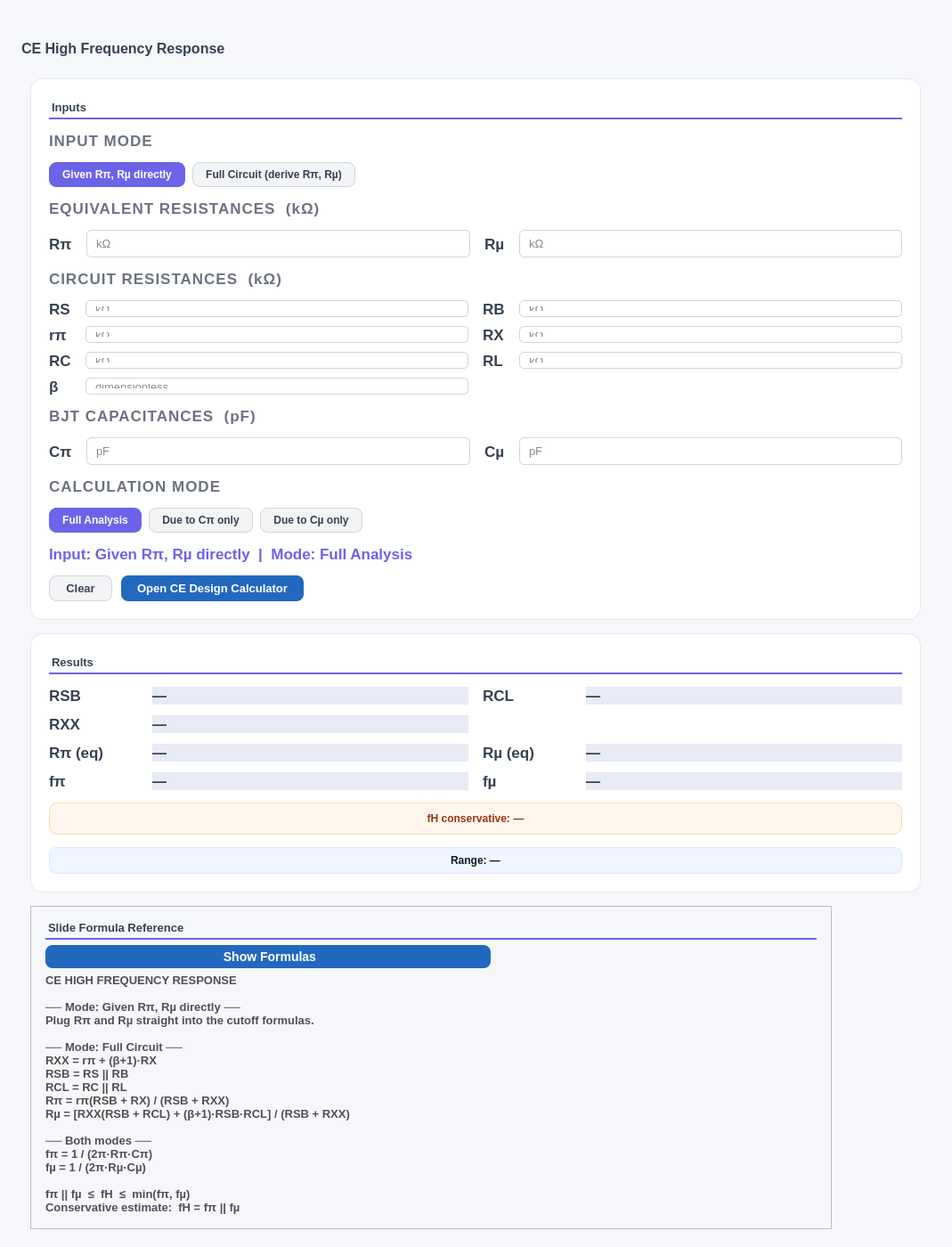
<?xml version="1.0" encoding="UTF-8"?>
<ui version="4.0">
 <class>Form</class>
 <widget class="QWidget" name="Form">
  <property name="geometry">
   <rect><x>0</x><y>0</y><width>1069</width><height>1400</height></rect>
  </property>
  <property name="minimumSize">
   <size><width>1069</width><height>1400</height></size>
  </property>
  <property name="windowTitle"><string>Form</string></property>
  <property name="styleSheet">
   <string notr="true">QWidget {
    background-color: #f5f7fa;
}
QLineEdit {
    background-color: #ffffff;
    border: 1px solid #d1d5db;
    border-radius: 5px;
    padding: 6px 8px;
    color: #111827;
    font-size: 13px;
    font-family: "JetBrains Mono", "Consolas", monospace;
}
QLineEdit:focus {
    border: 1px solid #667EEA;
    background-color: #f9fafb;
}
QLineEdit:disabled {
    background-color: #f3f4f6;
    color: #9ca3af;
    border: 1px solid #e5e7eb;
}
QLabel {
    color: #374151;
    font-family: "Rockwell";
    font-size: 13pt;
    font-weight: bold;
    background: transparent;
    border: none;
}</string>
  </property>

  <layout class="QVBoxLayout" name="verticalLayout_main">
   <property name="spacing"><number>10</number></property>
   <property name="leftMargin"><number>20</number></property>
   <property name="topMargin"><number>20</number></property>
   <property name="rightMargin"><number>20</number></property>
   <property name="bottomMargin"><number>20</number></property>

   <!-- top spacer -->
   <item>
    <spacer name="verticalSpacer_top">
     <property name="orientation"><enum>Qt::Orientation::Vertical</enum></property>
     <property name="sizeType"><enum>QSizePolicy::Policy::Fixed</enum></property>
     <property name="sizeHint" stdset="0"><size><width>20</width><height>25</height></size></property>
    </spacer>
   </item>

   <!-- TITLE -->
   <item>
    <layout class="QHBoxLayout" name="headerLayout">
     <item>
      <widget class="QLabel" name="titleLabel">
       <property name="maximumSize"><size><width>16777215</width><height>30</height></size></property>
       <property name="styleSheet">
        <string notr="true">QLabel {
    color: #374151; font-size: 16px; font-weight: 600;
    background-color: transparent; padding-bottom: 4px;
    border: none; font: 16pt "Rockwell";
}</string>
       </property>
       <property name="text"><string>CE High Frequency Response</string></property>
      </widget>
     </item>
     <item>
      <spacer name="headerSpacer">
       <property name="orientation"><enum>Qt::Orientation::Horizontal</enum></property>
       <property name="sizeHint" stdset="0"><size><width>40</width><height>20</height></size></property>
      </spacer>
     </item>
    </layout>
   </item>

   <!-- MAIN BODY -->
   <item>
    <layout class="QHBoxLayout" name="horizontalLayout">
     <property name="spacing"><number>30</number></property>
     <property name="topMargin"><number>10</number></property>
     <item>
      <layout class="QVBoxLayout" name="verticalLayout_left">
       <property name="spacing"><number>15</number></property>

       <!-- ═══════════════════════════════════════════════════
            INPUT CARD
       ════════════════════════════════════════════════════ -->
       <item>
        <widget class="QFrame" name="frameInputs">
         <property name="maximumSize"><size><width>1000</width><height>16777215</height></size></property>
         <property name="styleSheet">
          <string notr="true">#frameInputs {
    background-color: white;
    border: 1px solid #e5e7eb;
    border-radius: 14px;
}</string>
         </property>
         <property name="frameShape"><enum>QFrame::Shape::StyledPanel</enum></property>

         <layout class="QVBoxLayout" name="verticalLayout_inputs">
          <property name="spacing"><number>14</number></property>
          <property name="leftMargin"><number>20</number></property>
          <property name="topMargin"><number>24</number></property>
          <property name="rightMargin"><number>20</number></property>
          <property name="bottomMargin"><number>20</number></property>

          <!-- card title -->
          <item>
           <widget class="QLabel" name="labelInputsTitle">
            <property name="maximumSize"><size><width>16777215</width><height>30</height></size></property>
            <property name="styleSheet">
             <string notr="true">QLabel {
    color: #374151; font-size: 13px; font-weight: 600;
    background-color: transparent; padding-bottom: 4px;
    border: none; border-bottom: 2px solid #6D63E8;
    font: 13pt "Rockwell";
}</string>
            </property>
            <property name="text"><string>Inputs</string></property>
           </widget>
          </item>

          <!-- ── INPUT MODE selector ── -->
          <item>
           <widget class="QLabel" name="labelInputModeHeader">
            <property name="styleSheet">
             <string notr="true">font: 600 9pt 'Segoe UI'; color: #6b7280; letter-spacing: 1px;</string>
            </property>
            <property name="text"><string>INPUT MODE</string></property>
           </widget>
          </item>
          <item>
           <layout class="QHBoxLayout" name="inputModeLayout">
            <property name="spacing"><number>8</number></property>
            <item>
             <widget class="QPushButton" name="buttonInputDirect">
              <property name="checkable"><bool>true</bool></property>
              <property name="checked"><bool>true</bool></property>
              <property name="toolTip"><string>Rπ and Rµ are given directly (quiz / problem style)</string></property>
              <property name="styleSheet">
               <string notr="true">QPushButton {
    background-color: #f3f4f6; color: #374151;
    border: 1px solid #d1d5db; border-radius: 8px;
    font-size: 12px; font-weight: 600; padding: 6px 14px;
}
QPushButton:checked { background-color: #6D63E8; color: white; border: 1px solid #6D63E8; }
QPushButton:hover:!checked { background-color: #e5e7eb; }</string>
              </property>
              <property name="text"><string>Given Rπ, Rµ directly</string></property>
             </widget>
            </item>
            <item>
             <widget class="QPushButton" name="buttonInputCircuit">
              <property name="checkable"><bool>true</bool></property>
              <property name="toolTip"><string>Derive Rπ and Rµ from full circuit values</string></property>
              <property name="styleSheet">
               <string notr="true">QPushButton {
    background-color: #f3f4f6; color: #374151;
    border: 1px solid #d1d5db; border-radius: 8px;
    font-size: 12px; font-weight: 600; padding: 6px 14px;
}
QPushButton:checked { background-color: #6D63E8; color: white; border: 1px solid #6D63E8; }
QPushButton:hover:!checked { background-color: #e5e7eb; }</string>
              </property>
              <property name="text"><string>Full Circuit (derive Rπ, Rµ)</string></property>
             </widget>
            </item>
            <item>
             <spacer>
              <property name="orientation"><enum>Qt::Orientation::Horizontal</enum></property>
              <property name="sizeHint" stdset="0"><size><width>40</width><height>20</height></size></property>
             </spacer>
            </item>
           </layout>
          </item>

          <!-- ── SECTION A: Direct Rπ / Rµ inputs ── -->
          <item>
           <widget class="QLabel" name="labelSectionDirect">
            <property name="styleSheet">
             <string notr="true">font: 600 9pt 'Segoe UI'; color: #6b7280; letter-spacing: 1px;</string>
            </property>
            <property name="text"><string>EQUIVALENT RESISTANCES  (kΩ)</string></property>
           </widget>
          </item>
          <item>
           <layout class="QGridLayout" name="gridDirect">
            <property name="horizontalSpacing"><number>16</number></property>
            <property name="verticalSpacing"><number>10</number></property>

            <item row="0" column="0">
             <widget class="QLabel" name="labelRpiDirectTitle">
              <property name="text"><string>Rπ</string></property>
             </widget>
            </item>
            <item row="0" column="1">
             <widget class="QLineEdit" name="lineRpiDirect">
              <property name="placeholderText"><string>kΩ</string></property>
             </widget>
            </item>
            <item row="0" column="2">
             <widget class="QLabel" name="labelRmuDirectTitle">
              <property name="text"><string>Rµ</string></property>
             </widget>
            </item>
            <item row="0" column="3">
             <widget class="QLineEdit" name="lineRmuDirect">
              <property name="placeholderText"><string>kΩ</string></property>
             </widget>
            </item>
           </layout>
          </item>

          <!-- ── SECTION B: Full circuit inputs ── -->
          <item>
           <widget class="QLabel" name="labelSectionCircuit">
            <property name="styleSheet">
             <string notr="true">font: 600 9pt 'Segoe UI'; color: #6b7280; letter-spacing: 1px;</string>
            </property>
            <property name="text"><string>CIRCUIT RESISTANCES  (kΩ)</string></property>
           </widget>
          </item>
          <item>
           <layout class="QGridLayout" name="gridCircuit">
            <property name="horizontalSpacing"><number>16</number></property>
            <property name="verticalSpacing"><number>10</number></property>

            <item row="0" column="0">
             <widget class="QLabel" name="labelRsTitle"><property name="text"><string>RS</string></property></widget>
            </item>
            <item row="0" column="1">
             <widget class="QLineEdit" name="lineRs"><property name="placeholderText"><string>kΩ</string></property></widget>
            </item>
            <item row="0" column="2">
             <widget class="QLabel" name="labelRBTitle"><property name="text"><string>RB</string></property></widget>
            </item>
            <item row="0" column="3">
             <widget class="QLineEdit" name="lineRB"><property name="placeholderText"><string>kΩ</string></property></widget>
            </item>

            <item row="1" column="0">
             <widget class="QLabel" name="labelRpiTitle"><property name="text"><string>rπ</string></property></widget>
            </item>
            <item row="1" column="1">
             <widget class="QLineEdit" name="lineRpi"><property name="placeholderText"><string>kΩ</string></property></widget>
            </item>
            <item row="1" column="2">
             <widget class="QLabel" name="labelRXTitle"><property name="text"><string>RX</string></property></widget>
            </item>
            <item row="1" column="3">
             <widget class="QLineEdit" name="lineRX"><property name="placeholderText"><string>kΩ</string></property></widget>
            </item>

            <item row="2" column="0">
             <widget class="QLabel" name="labelRCTitle"><property name="text"><string>RC</string></property></widget>
            </item>
            <item row="2" column="1">
             <widget class="QLineEdit" name="lineRC"><property name="placeholderText"><string>kΩ</string></property></widget>
            </item>
            <item row="2" column="2">
             <widget class="QLabel" name="labelRLTitle"><property name="text"><string>RL</string></property></widget>
            </item>
            <item row="2" column="3">
             <widget class="QLineEdit" name="lineRL"><property name="placeholderText"><string>kΩ</string></property></widget>
            </item>

            <item row="3" column="0">
             <widget class="QLabel" name="labelBetaTitle"><property name="text"><string>β</string></property></widget>
            </item>
            <item row="3" column="1">
             <widget class="QLineEdit" name="lineBeta"><property name="placeholderText"><string>dimensionless</string></property></widget>
            </item>
           </layout>
          </item>

          <!-- ── CAPACITANCES (shared by both modes) ── -->
          <item>
           <widget class="QLabel" name="labelSectionCaps">
            <property name="styleSheet">
             <string notr="true">font: 600 9pt 'Segoe UI'; color: #6b7280; letter-spacing: 1px;</string>
            </property>
            <property name="text"><string>BJT CAPACITANCES  (pF)</string></property>
           </widget>
          </item>
          <item>
           <layout class="QGridLayout" name="gridCaps">
            <property name="horizontalSpacing"><number>16</number></property>
            <property name="verticalSpacing"><number>10</number></property>

            <item row="0" column="0">
             <widget class="QLabel" name="labelCpiTitle"><property name="text"><string>Cπ</string></property></widget>
            </item>
            <item row="0" column="1">
             <widget class="QLineEdit" name="lineCpi"><property name="placeholderText"><string>pF</string></property></widget>
            </item>
            <item row="0" column="2">
             <widget class="QLabel" name="labelCmuTitle"><property name="text"><string>Cµ</string></property></widget>
            </item>
            <item row="0" column="3">
             <widget class="QLineEdit" name="lineCmu"><property name="placeholderText"><string>pF</string></property></widget>
            </item>
           </layout>
          </item>

          <!-- ── CALCULATION MODE ── -->
          <item>
           <widget class="QLabel" name="labelCalcModeHeader">
            <property name="styleSheet">
             <string notr="true">font: 600 9pt 'Segoe UI'; color: #6b7280; letter-spacing: 1px;</string>
            </property>
            <property name="text"><string>CALCULATION MODE</string></property>
           </widget>
          </item>
          <item>
           <layout class="QHBoxLayout" name="calcModeLayout">
            <property name="spacing"><number>8</number></property>
            <item>
             <widget class="QPushButton" name="buttonFullAnalysis">
              <property name="checkable"><bool>true</bool></property>
              <property name="checked"><bool>true</bool></property>
              <property name="styleSheet">
               <string notr="true">QPushButton {
    background-color: #f3f4f6; color: #374151;
    border: 1px solid #d1d5db; border-radius: 8px;
    font-size: 12px; font-weight: 600; padding: 6px 14px;
}
QPushButton:checked { background-color: #6D63E8; color: white; border: 1px solid #6D63E8; }
QPushButton:hover:!checked { background-color: #e5e7eb; }</string>
              </property>
              <property name="text"><string>Full Analysis</string></property>
             </widget>
            </item>
            <item>
             <widget class="QPushButton" name="buttonGivenCpi">
              <property name="checkable"><bool>true</bool></property>
              <property name="styleSheet">
               <string notr="true">QPushButton {
    background-color: #f3f4f6; color: #374151;
    border: 1px solid #d1d5db; border-radius: 8px;
    font-size: 12px; font-weight: 600; padding: 6px 14px;
}
QPushButton:checked { background-color: #6D63E8; color: white; border: 1px solid #6D63E8; }
QPushButton:hover:!checked { background-color: #e5e7eb; }</string>
              </property>
              <property name="text"><string>Due to Cπ only</string></property>
             </widget>
            </item>
            <item>
             <widget class="QPushButton" name="buttonGivenCmu">
              <property name="checkable"><bool>true</bool></property>
              <property name="styleSheet">
               <string notr="true">QPushButton {
    background-color: #f3f4f6; color: #374151;
    border: 1px solid #d1d5db; border-radius: 8px;
    font-size: 12px; font-weight: 600; padding: 6px 14px;
}
QPushButton:checked { background-color: #6D63E8; color: white; border: 1px solid #6D63E8; }
QPushButton:hover:!checked { background-color: #e5e7eb; }</string>
              </property>
              <property name="text"><string>Due to Cµ only</string></property>
             </widget>
            </item>
            <item>
             <spacer>
              <property name="orientation"><enum>Qt::Orientation::Horizontal</enum></property>
              <property name="sizeHint" stdset="0"><size><width>40</width><height>20</height></size></property>
             </spacer>
            </item>
           </layout>
          </item>

          <!-- status -->
          <item>
           <widget class="QLabel" name="labelChoicePicked">
            <property name="styleSheet">
             <string notr="true">font: 600 9pt 'Segoe UI'; color: #6D63E8;</string>
            </property>
            <property name="text">
             <string>Input: Given Rπ, Rµ directly  |  Mode: Full Analysis</string>
            </property>
           </widget>
          </item>

          <!-- action buttons -->
          <item>
           <layout class="QHBoxLayout" name="buttonsLayout">
            <property name="spacing"><number>10</number></property>
            <item>
             <widget class="QPushButton" name="pushButtonClear">
              <property name="maximumSize"><size><width>160</width><height>36</height></size></property>
              <property name="cursor"><cursorShape>PointingHandCursor</cursorShape></property>
              <property name="styleSheet">
               <string notr="true">QPushButton {
    background-color: #f3f4f6; color: #374151;
    border: 1px solid #d1d5db; border-radius: 8px;
    font-size: 13px; font-weight: 600; padding: 6px 18px;
}
QPushButton:hover { background-color: #e5e7eb; }
QPushButton:pressed { background-color: #d1d5db; }</string>
              </property>
              <property name="text"><string>Clear</string></property>
             </widget>
            </item>
            <item>
             <widget class="QPushButton" name="buttonOpen">
              <property name="maximumSize"><size><width>260</width><height>36</height></size></property>
              <property name="cursor"><cursorShape>PointingHandCursor</cursorShape></property>
              <property name="styleSheet">
               <string notr="true">QPushButton {
    background-color: rgb(34, 104, 190); color: white;
    border: none; border-radius: 8px;
    font-size: 13px; font-weight: 600; padding: 6px 18px;
}
QPushButton:hover { background-color: rgb(46, 126, 219); }
QPushButton:pressed { background-color: rgb(26, 86, 161); }</string>
              </property>
              <property name="text"><string>Open CE Design Calculator</string></property>
             </widget>
            </item>
            <item>
             <spacer>
              <property name="orientation"><enum>Qt::Orientation::Horizontal</enum></property>
              <property name="sizeHint" stdset="0"><size><width>40</width><height>20</height></size></property>
             </spacer>
            </item>
           </layout>
          </item>

         </layout>
        </widget>
       </item>

       <!-- ═══════════════════════════════════════════════════
            OUTPUT CARD
       ════════════════════════════════════════════════════ -->
       <item>
        <widget class="QFrame" name="frameOutputs">
         <property name="maximumSize"><size><width>1000</width><height>16777215</height></size></property>
         <property name="styleSheet">
          <string notr="true">#frameOutputs {
    background-color: white;
    border: 1px solid #e5e7eb;
    border-radius: 14px;
}</string>
         </property>
         <property name="frameShape"><enum>QFrame::Shape::StyledPanel</enum></property>

         <layout class="QVBoxLayout" name="outputsLayout">
          <property name="spacing"><number>14</number></property>
          <property name="leftMargin"><number>20</number></property>
          <property name="topMargin"><number>24</number></property>
          <property name="rightMargin"><number>20</number></property>
          <property name="bottomMargin"><number>20</number></property>

          <item>
           <widget class="QLabel" name="labelOutputsTitle">
            <property name="maximumSize"><size><width>16777215</width><height>30</height></size></property>
            <property name="styleSheet">
             <string notr="true">QLabel {
    color: #374151; font-size: 13px; font-weight: 600;
    background-color: transparent; padding-bottom: 4px;
    border: none; border-bottom: 2px solid #6D63E8;
    font: 13pt "Rockwell";
}</string>
            </property>
            <property name="text"><string>Results</string></property>
           </widget>
          </item>

          <item>
           <layout class="QGridLayout" name="gridOutputs">
            <property name="horizontalSpacing"><number>16</number></property>
            <property name="verticalSpacing"><number>12</number></property>

            <!-- RSB (only meaningful in circuit mode, shown as — in direct mode) -->
            <item row="0" column="0">
             <widget class="QLabel" name="labelRSBTitle">
              <property name="maximumSize"><size><width>100</width><height>16777215</height></size></property>
              <property name="text"><string>RSB</string></property>
             </widget>
            </item>
            <item row="0" column="1">
             <widget class="QLabel" name="labelRSB">
              <property name="styleSheet"><string notr="true">font-size: 16px; font-weight: bold; color: #2c3e50; background: #e8eaf6;</string></property>
              <property name="text"><string>—</string></property>
             </widget>
            </item>
            <!-- RCL -->
            <item row="0" column="2">
             <widget class="QLabel" name="labelRCLTitle">
              <property name="maximumSize"><size><width>100</width><height>16777215</height></size></property>
              <property name="text"><string>RCL</string></property>
             </widget>
            </item>
            <item row="0" column="3">
             <widget class="QLabel" name="labelRCL">
              <property name="styleSheet"><string notr="true">font-size: 16px; font-weight: bold; color: #2c3e50; background: #e8eaf6;</string></property>
              <property name="text"><string>—</string></property>
             </widget>
            </item>
            <!-- RXX -->
            <item row="1" column="0">
             <widget class="QLabel" name="labelRXXTitle">
              <property name="maximumSize"><size><width>100</width><height>16777215</height></size></property>
              <property name="text"><string>RXX</string></property>
             </widget>
            </item>
            <item row="1" column="1">
             <widget class="QLabel" name="labelRXX">
              <property name="styleSheet"><string notr="true">font-size: 16px; font-weight: bold; color: #2c3e50; background: #e8eaf6;</string></property>
              <property name="text"><string>—</string></property>
             </widget>
            </item>
            <!-- Rpi_eq -->
            <item row="2" column="0">
             <widget class="QLabel" name="labelRpiEqTitle">
              <property name="maximumSize"><size><width>100</width><height>16777215</height></size></property>
              <property name="text"><string>Rπ (eq)</string></property>
             </widget>
            </item>
            <item row="2" column="1">
             <widget class="QLabel" name="labelRpiEq">
              <property name="styleSheet"><string notr="true">font-size: 16px; font-weight: bold; color: #2c3e50; background: #e8eaf6;</string></property>
              <property name="text"><string>—</string></property>
             </widget>
            </item>
            <!-- Rmu_eq -->
            <item row="2" column="2">
             <widget class="QLabel" name="labelRmuEqTitle">
              <property name="maximumSize"><size><width>100</width><height>16777215</height></size></property>
              <property name="text"><string>Rµ (eq)</string></property>
             </widget>
            </item>
            <item row="2" column="3">
             <widget class="QLabel" name="labelRmuEq">
              <property name="styleSheet"><string notr="true">font-size: 16px; font-weight: bold; color: #2c3e50; background: #e8eaf6;</string></property>
              <property name="text"><string>—</string></property>
             </widget>
            </item>
            <!-- fpi -->
            <item row="3" column="0">
             <widget class="QLabel" name="labelFpiTitle">
              <property name="maximumSize"><size><width>100</width><height>16777215</height></size></property>
              <property name="text"><string>fπ</string></property>
             </widget>
            </item>
            <item row="3" column="1">
             <widget class="QLabel" name="labelFpi">
              <property name="styleSheet"><string notr="true">font-size: 16px; font-weight: bold; color: #2c3e50; background: #e8eaf6;</string></property>
              <property name="text"><string>—</string></property>
             </widget>
            </item>
            <!-- fmu -->
            <item row="3" column="2">
             <widget class="QLabel" name="labelFmuTitle">
              <property name="maximumSize"><size><width>100</width><height>16777215</height></size></property>
              <property name="text"><string>fµ</string></property>
             </widget>
            </item>
            <item row="3" column="3">
             <widget class="QLabel" name="labelFmu">
              <property name="styleSheet"><string notr="true">font-size: 16px; font-weight: bold; color: #2c3e50; background: #e8eaf6;</string></property>
              <property name="text"><string>—</string></property>
             </widget>
            </item>
           </layout>
          </item>

          <!-- conservative fH -->
          <item>
           <widget class="QLabel" name="labelFHConservative">
            <property name="styleSheet">
             <string notr="true">QLabel {
    background-color: #fff7ed; border: 1px solid #fed7aa;
    border-radius: 10px; padding: 10px;
    color: #9a3412; font-size: 12px; font-weight: 700;
}</string>
            </property>
            <property name="text"><string>fH conservative: —</string></property>
            <property name="alignment"><set>Qt::AlignmentFlag::AlignCenter</set></property>
           </widget>
          </item>

          <!-- range -->
          <item>
           <widget class="QLabel" name="labelFHRange">
            <property name="styleSheet">
             <string notr="true">QLabel {
    background-color: #f0f5ff; border: 1px solid #dbeafe;
    border-radius: 8px; padding: 7px 5px;
    color: #111827; font-size: 12px;
}</string>
            </property>
            <property name="text"><string>Range: —</string></property>
            <property name="alignment"><set>Qt::AlignmentFlag::AlignCenter</set></property>
           </widget>
          </item>

         </layout>
        </widget>
       </item>

       <!-- ═══════════════════════════════════════════════════
            FORMULA CARD
       ════════════════════════════════════════════════════ -->
       <item>
        <widget class="QFrame" name="cardFormula">
         <property name="maximumSize"><size><width>900</width><height>16777215</height></size></property>
         <property name="frameShape"><enum>QFrame::Shape::StyledPanel</enum></property>
         <layout class="QVBoxLayout" name="formulaCardLayout">
          <property name="leftMargin"><number>16</number></property>
          <property name="topMargin"><number>16</number></property>
          <property name="rightMargin"><number>16</number></property>
          <property name="bottomMargin"><number>16</number></property>
          <item>
           <widget class="QLabel" name="labelFormulaTitle">
            <property name="styleSheet">
             <string notr="true">QLabel {
    color: #374151; font-size: 13px; font-weight: 600;
    background-color: transparent; padding-bottom: 4px;
    border: none; border-bottom: 2px solid #6D63E8;
    font: 13pt "Rockwell";
}</string>
            </property>
            <property name="text"><string>Slide Formula Reference</string></property>
           </widget>
          </item>
          <item>
           <widget class="QPushButton" name="pushButtonShowFormulas">
            <property name="maximumSize"><size><width>500</width><height>30</height></size></property>
            <property name="cursor"><cursorShape>PointingHandCursor</cursorShape></property>
            <property name="styleSheet">
             <string notr="true">QPushButton {
    background-color: rgb(34, 104, 190); color: white;
    border: none; border-radius: 8px;
    font-size: 14px; font-weight: 600; padding: 5px 20px;
}
QPushButton:hover { background-color: rgb(46, 126, 219); }
QPushButton:pressed { background-color: rgb(26, 86, 161); }</string>
            </property>
            <property name="text"><string> Show Formulas</string></property>
           </widget>
          </item>
          <item>
           <widget class="QLabel" name="labelFormulaText">
            <property name="styleSheet">
             <string notr="true">QLabel {
    color: rgb(80,80,80); font-size: 13px; font-weight: 500;
    font-family: "Segoe UI", "Roboto", sans-serif;
}</string>
            </property>
            <property name="text">
             <string>CE HIGH FREQUENCY RESPONSE

── Mode: Given Rπ, Rµ directly ──
Plug Rπ and Rµ straight into the cutoff formulas.

── Mode: Full Circuit ──
RXX = rπ + (β+1)·RX
RSB = RS || RB
RCL = RC || RL
Rπ = rπ(RSB + RX) / (RSB + RXX)
Rµ = [RXX(RSB + RCL) + (β+1)·RSB·RCL] / (RSB + RXX)

── Both modes ──
fπ = 1 / (2π·Rπ·Cπ)
fµ = 1 / (2π·Rµ·Cµ)

fπ || fµ  ≤  fH  ≤  min(fπ, fµ)
Conservative estimate:  fH = fπ || fµ</string>
            </property>
            <property name="wordWrap"><bool>true</bool></property>
           </widget>
          </item>
         </layout>
        </widget>
       </item>

      </layout>
     </item>
    </layout>
   </item>

  </layout>
 </widget>
 <resources/>
 <connections/>
</ui>
